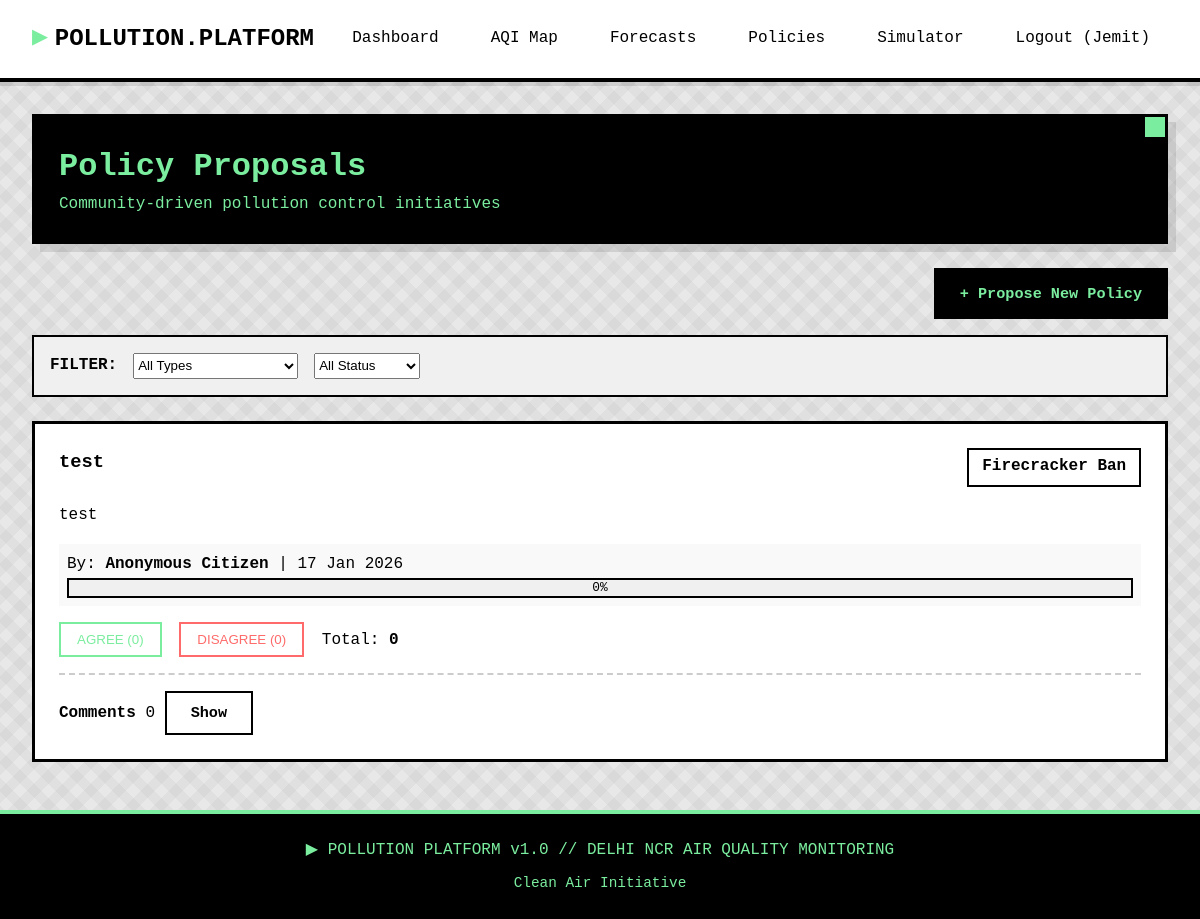
/policies/ (signed in), run on an earlier commit of the app's database.
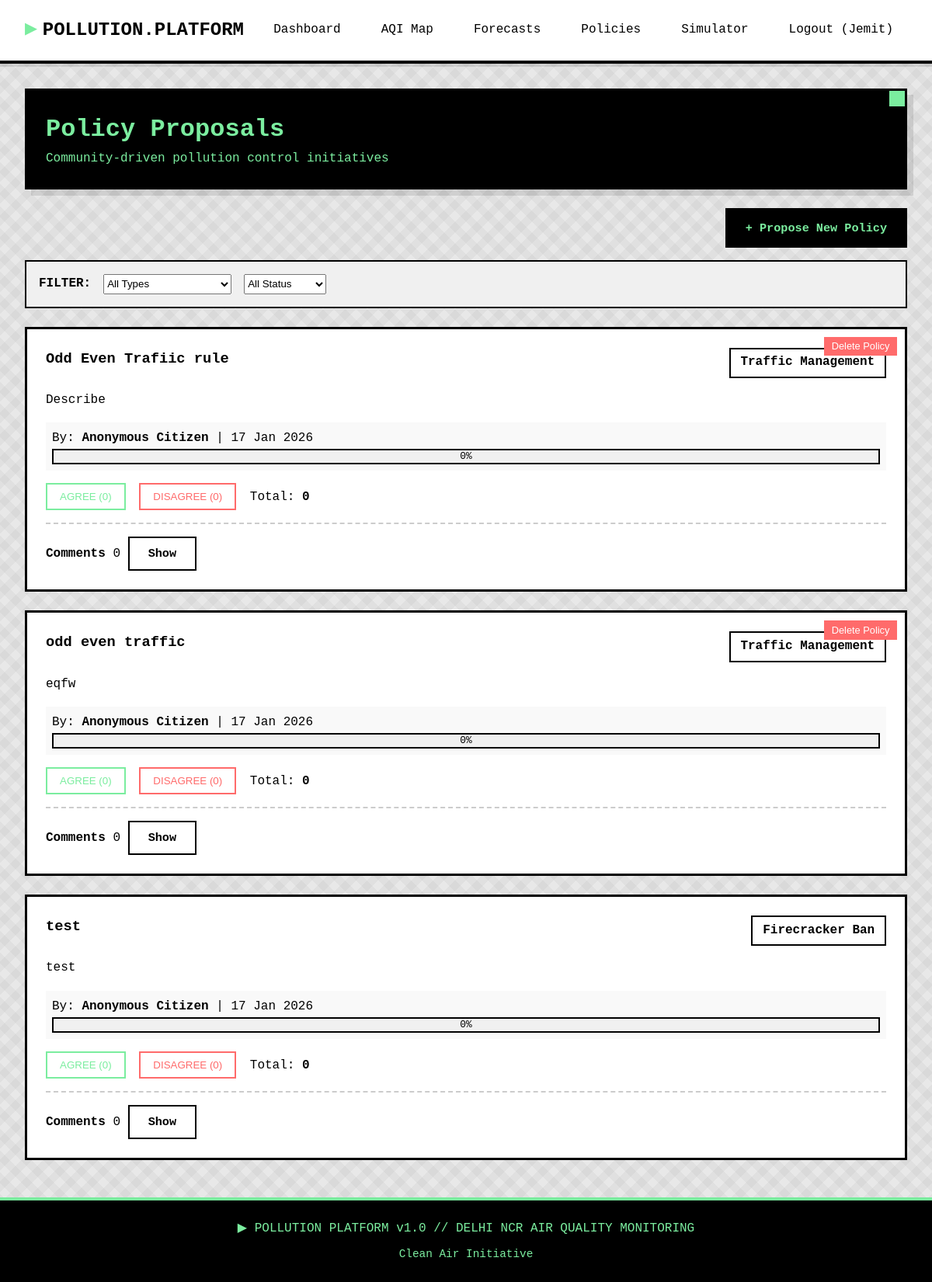
And on a later commit of the database.
### main/models.py (models this page shows, shortened)
class Policy(models.Model):
    POLICY_TYPES = [
        ('TRAFFIC', 'Traffic Management'),
        ('INDUSTRY', 'Industrial Control'),
        ('CONSTRUCTION', 'Construction Regulation'),
        ('FIRECRACKER', 'Firecracker Ban'),
        ('CROP_BURNING', 'Crop Burning Control'),
        ('OTHER', 'Other'),
    ]
    STATUS_CHOICES = [
        ('PROPOSED', 'Proposed'),
        ('UNDER_REVIEW', 'Under Review'),
        ('IMPLEMENTED', 'Implemented'),
        ('REJECTED', 'Rejected'),
    ]
    title = models.CharField(max_length=200)
    description = models.TextField()
    policy_type = models.CharField(max_length=20, choices=POLICY_TYPES)
    proposed_by = models.ForeignKey(User, on_delete=models.CASCADE, related_name='proposed_policies')
    status = models.CharField(max_length=20, choices=STATUS_CHOICES, default='PROPOSED')
    agree_count = models.IntegerField(default=0)
    disagree_count = models.IntegerField(default=0)
    created_at = models.DateTimeField(auto_now_add=True)
    updated_at = models.DateTimeField(auto_now=True)
    class Meta:
        ordering = ['-created_at']
    @property
    def total_votes(self):
        return self.agree_count + self.disagree_count
    @property
    def agreement_percentage(self):
        if self.total_votes == 0:
            return 0
        return round((self.agree_count / self.total_votes) * 100, 1)

### main/views.py (the view)
# urls.py: path('policies/', views.policies, name='policies'),
@login_required
def policies(request):
    policy_type = request.GET.get('type', '')
    status = request.GET.get('status', '')
    policies_list = Policy.objects.prefetch_related('comments', 'comments__user').all()
    if policy_type:
        policies_list = policies_list.filter(policy_type=policy_type)
    if status:
        policies_list = policies_list.filter(status=status)
    user_votes = {}
    if request.user.is_authenticated:
        votes = PolicyVote.objects.filter(user=request.user)
        user_votes = {vote.policy_id: vote.vote for vote in votes}
    context = {
        'policies': policies_list,
        'user_votes': user_votes,
        'policy_types': Policy.POLICY_TYPES,
        'selected_type': policy_type,
        'selected_status': status,
    }
    return render(request, 'policies.html', context)

### main/templatetags/custom_filters.py (called while the page is built)
@register.filter
def get_item(dictionary, key):
    if dictionary is None:
        return None
    return dictionary.get(key)

### main/templates/policies.html (shortened to what this page needs)
{% extends 'base.html' %}
{% load custom_filters %}
{% block content %}
<div class="card" style="background:#000;color:#7bed9f;"><h1>Policy Proposals</h1><p>Community-driven pollution control initiatives</p></div>
<div style="text-align:right;margin:1rem 0;"><a href="{% url 'create_policy' %}" class="btn">+ Propose New Policy</a></div>
<div class="filter-bar"><b>FILTER:</b>
<form method="get" style="display:flex;gap:1rem;flex:1;">
<select name="type" onchange="this.form.submit()"><option value="">All Types</option>{% for pt in policy_types %}<option value="{{ pt.0 }}" {% if selected_type == pt.0 %}selected{% endif %}>{{ pt.1 }}</option>{% endfor %}</select>
<select name="status" onchange="this.form.submit()"><option value="">All Status</option></select>
</form></div>
{% for policy in policies %}
<div class="policy-card" data-policy-id="{{ policy.id }}">
{% if policy.proposed_by == request.user %}<button class="delete-btn delete-policy-btn" onclick="deletePolicy({{ policy.id }})">Delete Policy</button>{% endif %}
<div class="policy-header"><h3>{{ policy.title }}</h3><span class="aqi-badge">{{ policy.get_policy_type_display }}</span></div>
<p>{{ policy.description }}</p>
<div style="background:#f9f9f9;padding:0.5rem;margin:1rem 0;">
<span>By: <b>Anonymous Citizen</b></span> | <span>{{ policy.created_at|date:"d M Y" }}</span>
<div class="progress-bar"><div class="progress-fill" style="width:{{ policy.agreement_percentage }}%"></div><div class="progress-text">{{ policy.agreement_percentage }}%</div></div>
</div>
<div>
<button class="vote-btn agree {% if user_votes|get_item:policy.id == 'AGREE' %}active{% endif %}" onclick="vote({{ policy.id }},'AGREE')">AGREE (<span class="agree-count">{{ policy.agree_count }}</span>)</button>
<button class="vote-btn disagree {% if user_votes|get_item:policy.id == 'DISAGREE' %}active{% endif %}" onclick="vote({{ policy.id }},'DISAGREE')">DISAGREE (<span class="disagree-count">{{ policy.disagree_count }}</span>)</button>
<span>Total: <b class="total-votes">{{ policy.total_votes }}</b></span>
</div>
<div class="comments-section"><b>Comments</b> <span class="comment-count-{{ policy.id }}">{{ policy.comments.count }}</span> <button class="btn btn-secondary" onclick="toggleComments({{ policy.id }})">Show</button>
</div>
</div>
{% empty %}<div class="card">No policies found.</div>{% endfor %}
{% endblock %}

### main/templates/base.html (shortened to what this page needs)
<!DOCTYPE html>
<html lang="en">
<head>
</head>
<body>
    <header>
        <div class="header-content">
            <a href="{% url 'home' %}" class="logo">POLLUTION.PLATFORM</a>
            <nav>
                {% if user.is_authenticated %}
                    <a href="{% url 'dashboard' %}" class="nav-link">Dashboard</a>
                    <a href="{% url 'aqi_map' %}" class="nav-link">AQI Map</a>
                    <a href="{% url 'forecasts' %}" class="nav-link">Forecasts</a>
                    <a href="{% url 'policies' %}" class="nav-link">Policies</a>
                    <a href="{% url 'policy_simulation' %}" class="nav-link">Simulator</a>
                    <a href="{% url 'logout' %}" class="nav-link">Logout ({{ user.username }})</a>
                {% else %}
                    <a href="{% url 'login' %}" class="nav-link">Login</a>
                    <a href="{% url 'register' %}" class="nav-link">Register</a>
                {% endif %}
            </nav>
        </div>
    </header>
    <div class="container">
        {% block content %}{% endblock %}
    </div>
    <footer>
        <p>▶ POLLUTION PLATFORM v1.0 // DELHI NCR AIR QUALITY MONITORING</p>
        <p style="margin-top: 0.5rem; font-size: 0.9rem;">Clean Air Initiative</p>
    </footer>
</body>
</html>

### main/templates/base.html (style rules this page uses)
* { margin: 0; padding: 0; box-sizing: border-box; }
body { font-family: 'Courier New', monospace; background: #e8e8e8; color: #000; line-height: 1.6; }
body::before { content: ''; position: fixed; top: 0; left: 0; width: 100%; height: 100%; background-image: repeating-linear-gradient(45deg, transparent, transparent 10px, rgba(0,0,0,.03) 10px, rgba(0,0,0,.03) 20px), repeating-linear-gradient(-45deg, transparent, transparent 10px, rgba(0,0,0,.03) 10px, rgba(0,0,0,.03) 20px); pointer-events: none; z-index: -1; }
header { background: #fff; border-bottom: 4px solid #000; padding: 1rem 2rem; box-shadow: 0 4px 0 rgba(0,0,0,0.1); }
.header-content { max-width: 1400px; margin: 0 auto; display: flex; justify-content: space-between; align-items: center; }
.logo { font-size: 1.5rem; font-weight: bold; color: #000; text-decoration: none; display: flex; align-items: center; gap: 0.5rem; }
.logo::before { content: '▶'; color: #7bed9f; font-size: 1.2rem; }
nav { display: flex; gap: 1rem; align-items: center; }
.nav-link { text-decoration: none; color: #000; padding: 0.5rem 1rem; border: 2px solid transparent; transition: all 0.2s; font-weight: 500; }
.container { max-width: 1400px; margin: 2rem auto; padding: 0 2rem; }
.card { background: #fff; border: 3px solid #000; padding: 1.5rem; margin-bottom: 1.5rem; box-shadow: 8px 8px 0 rgba(0,0,0,0.1); position: relative; }
.card::before { content: ''; position: absolute; top: -3px; right: -3px; width: 20px; height: 20px; background: #7bed9f; border: 3px solid #000; }
.btn { display: inline-block; padding: 0.7rem 1.5rem; background: #000; color: #7bed9f; border: 2px solid #000; font-family: 'Courier New', monospace; font-weight: bold; text-decoration: none; cursor: pointer; transition: all 0.2s; font-size: 0.95rem; }
.btn-secondary { background: #fff; color: #000; border: 2px solid #000; }
.aqi-badge { display: inline-block; padding: 0.3rem 0.8rem; font-weight: bold; border: 2px solid #000; background: #fff; }
footer { background: #000; color: #7bed9f; text-align: center; padding: 1.5rem; margin-top: 3rem; border-top: 4px solid #7bed9f; }

### main/templates/policies.html (style rules this page uses)
.policy-card { background:#fff;border:3px solid #000;padding:1.5rem;margin-bottom:1.5rem;position:relative }
.policy-header { display:flex;justify-content:space-between;align-items:start;margin-bottom:1rem }
.vote-btn { padding:0.5rem 1rem;border:2px solid #000;background:#fff;cursor:pointer;margin-right:0.5rem }
.vote-btn.agree { color:#7bed9f;border-color:#7bed9f }
.vote-btn.disagree { color:#ff6b6b;border-color:#ff6b6b }
.filter-bar { background:#f0f0f0;border:2px solid #000;padding:1rem;margin-bottom:1.5rem;display:flex;gap:1rem }
.progress-bar { width:100%;height:20px;background:#f0f0f0;border:2px solid #000;position:relative }
.progress-text { position:absolute;top:50%;left:50%;transform:translate(-50%,-50%);font-size:0.8rem }
.comments-section { margin-top:1rem;padding-top:1rem;border-top:2px dashed #ccc }
.delete-btn { background:#ff6b6b;color:#fff;border:none;padding:0.3rem 0.6rem;cursor:pointer;font-size:0.8rem }
.delete-policy-btn { position:absolute;top:10px;right:10px }

What changed in the data, as far as the page shows it:
added Policy: title "Odd Even Trafiic rule", policy_type "Traffic Management", description "Describe", created_at "17 Jan 2026", agreement_percentage "0", agree_count "0", disagree_count "0", total_votes "0", comments.count "0"
added Policy: title "odd even traffic", policy_type "Traffic Management", description "eqfw", created_at "17 Jan 2026", agreement_percentage "0", agree_count "0", disagree_count "0", total_votes "0", comments.count "0"
